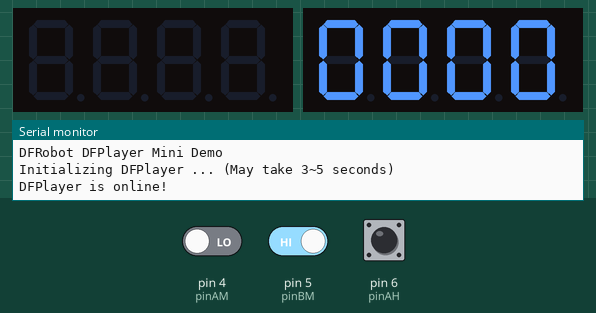
Bench run of a sketch on a simulated Arduino Uno, built with avr-gcc and run on an emulated ATmega328P. Parts: 2 × 4-digit seven-segment display, the last lines printed to the serial monitor. Inputs (shaded band) come from the test bench; at power-on: pin 5 (pinBM) HIGH, pin 4 (pinAM) LOW, pin 6 (pinAH) HIGH. The local clock reads 2024-03-15 10:24:30 at power-on unless the sketch sets it.

Above: at 0.1 s.
At 5.6 s:
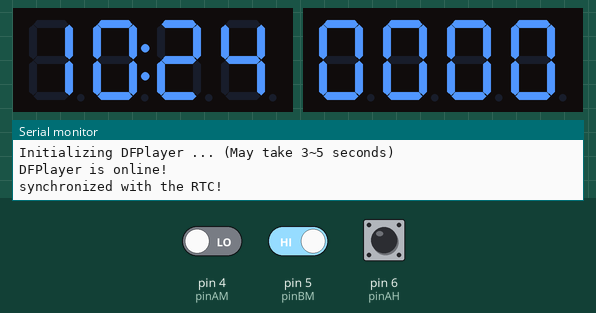
5.7 s: pin 5 (pinBM) driven LOW
At 6.1 s:
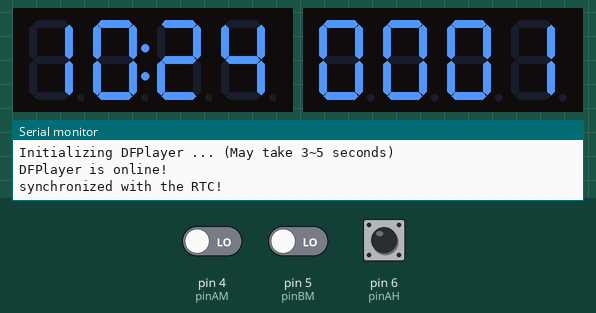
Timing chart, 0 to 8.7 s (numbered marks = the images above; inputs shaded):
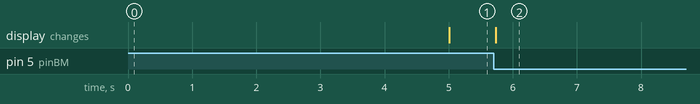

Measured:
- after the input at 5.7 s, the display: changes at once (image 2)

The sketch:

Arduino_Alarm_Clock.ino
```cpp
#include <TimeLib.h>
#include <DS3232RTC.h>
#include <Wire.h>
#include <Timezone.h>
#include <TM1637Display.h>
#include <Adafruit_LEDBackpack.h>
#include <SoftwareSerial.h>


TimeChangeRule myDST = {"MESZ", Last, Sun, Mar, 2, +120};
TimeChangeRule mySDT = {"MEZ", Last, Sun, Oct, 3, +60};
Timezone DE(myDST, mySDT);


TimeChangeRule *tcr;
time_t utc, local;

#define TM_CLK 2
#define TM_DIO 3

int pinAM = 4;
int pinBM = 5;
int pinBMLast;
int pinBMval;

int pinAH = 6;
int pinBH = 7;
int pinAHLast;
int pinAHval;

int ahour;
int amin;

unsigned long alarmMillis;
unsigned long actualAlarmMillis = 0;
unsigned long oldMillis;

int i = 0;

uint16_t dfCMD[10] {0x7E, 0xFF, 0x06, 0x00, 0x00, 0x00, 0x00, 0x00, 0x00, 0xEF};

//initialize the DFPlayer (10 RX, 11 TX)
SoftwareSerial dfPlayer(10, 11);

//initialize the alarm display
TM1637Display alarmDisplay(TM_CLK, TM_DIO);

//initilize a variable for the clock display
Adafruit_7segment clockDisplay = Adafruit_7segment();

void setup() {

  Serial.begin(9600);
  Serial.setTimeout(0);

  //initilize the DFPlayer
  dfPlayer.begin(9600);

  Serial.println();
  Serial.println(F("DFRobot DFPlayer Mini Demo"));
  Serial.println(F("Initializing DFPlayer ... (May take 3~5 seconds)"));

  if (dfPlayer.isListening())
    Serial.println("DFPlayer is online!");

  //initilize the clock display
  clockDisplay.begin(0x70);

  //set to max brightness
  alarmDisplay.setBrightness(5, true);
  clockDisplay.setBrightness(16);

  //set the pin configuration of the rotary encoder
  pinMode(pinAM, INPUT);
  pinMode(pinBM, INPUT);
  pinMode(pinAH, INPUT);
  pinMode(pinBH, INPUT);
  pinBMLast = digitalRead(pinBM);
  pinAHLast = digitalRead(pinAH);

  //Sync the internal clock
  setSyncProvider(RTC.get);
  setSyncInterval(3600); //sync every hour
  if (timeStatus() != timeSet)
    Serial.println("unable to sync with the RTC!");
  else
    Serial.println("synchronized with the RTC!");

  displayPrintAlarm();

  DFsendCommand(0x09, 0x00, 0x02);
  DFsendCommand(0x06, 0x00, 0x12);
  DFsendCommand(0x07, 0x00, 0x00);
  DFsendCommand(0x0D, 0x00, 0x00);
}

void loop() {

  if (Serial.available()) {
    //input the Alarm-Time (Serial)
    String serialString = Serial.readString();
    processSyncMessage(serialString);
  }

  pinBMval = digitalRead(pinBM);
  if (pinBMval != pinBMLast) { //the encoder is rotating
    if (digitalRead(pinAM) == pinBMval)//clockwise, because A changed first
      amin++;
    else
      amin--;
    pinBMLast = pinBMval;
    alarmMillis = millis();
    //print ALARM time (Display)
    displayPrintAlarm();
  }

  pinAHval = digitalRead(pinAH);
  if (pinAHval != pinAHLast) {
    //the encoder is rotating
    if (digitalRead(pinBH) != pinAHval) {
      //clockwise, because A changed first
      i++;
    }
    else {
      //counter clockwise, because B changed first
      i--;
    }
    pinAHLast = pinAHval;
    alarmMillis = millis();

    if (i%2 == 0) {
      ahour = ahour + (i/2);
      i = 0;
    }
    //print ALARM time (Display)
    displayPrintAlarm();
  }

  if ((millis() - oldMillis) >= 5000) {
    utc = now();
    local = DE.toLocal(utc, &tcr);
    //print clock time (Display)
    clockDisplayPrint();
    if ((millis() - actualAlarmMillis) >= 60000)
      testAlarm();
    oldMillis = millis();

    DFsendCommand(0x0D, 0x00, 0x00);
  }
}

//display the time!
void clockDisplayPrint() {
  //make out of hours and minutes one variable
  int timeValue = hour(local)*100 + minute(local);
  //display the given time with dots
  clockDisplay.print(timeValue, DEC);
  //print zeros when given hour is <10 || <1
  if (timeValue <= 1000)
    clockDisplay.writeDigitNum(0, 0);
  if (timeValue <= 100)
    clockDisplay.writeDigitNum(1, 0);
  clockDisplay.drawColon(true);
  clockDisplay.writeDisplay();
}


/*  code to process time sync messages from the serial port   */
#define TIME_HEADER  'T'   // Header tag for serial time sync message

void processSyncMessage(String serialString) {
  unsigned long pctime;

  if (serialString[0] == TIME_HEADER) {
     serialString.remove(0, 1);
     pctime = serialString.toInt();
     //Serial.println(pctime);
     RTC.set(pctime);
     setTime(pctime);
     Serial.println("Time Set!");
  }
}

void alarmConversion() {
  if (ahour >= 24)
    ahour = 0;
  if (ahour <= -1)
    ahour = 23;

  if (amin >= 60) {
    amin = 0;
    ahour++;
  }
  if (amin <= -1) {
    amin = 59;
    ahour--;
  }
}

//check if the alarm should ring
void testAlarm() {
  //Serial.println("Check for Alarm");
  if (ahour == hour(local) && amin == minute(local) && (millis() - alarmMillis) >= 5000) {
    Serial.println("ALARM!");
    actualAlarmMillis = millis();
  }
}

//display the alarm time
void displayPrintAlarm() {
  alarmConversion();
  alarmDisplay.showNumberDecEx(ahour, 0x10, true, 2, 0); //show alarm hours with dot on the alarm display
  alarmDisplay.showNumberDecEx(amin, 0x10, true, 2, 2); //show alarm minutes with dot on the alarm display
}

//calculate the checksum
void DFchecksum() {
  uint16_t sum = 0;
  for (int j = 1; j <= 6; j++) {
    sum += dfCMD[j];
    //Serial.println(dfCMD[j]);
  }
  //Serial.print("vorher: ");
  //Serial.println(sum);
  sum = (0-sum);

  //Serial.println();
  //Serial.println(sum);
  dfCMD[7] = (uint8_t) (sum >> 8);
  dfCMD[8] = (uint8_t) (sum);
  //Serial.println(dfCMD[7]);
  //Serial.println(dfCMD[8]);
}

void DFsendCommand(int cmd, int para1, int para2) {
  dfCMD[3] = cmd;
  dfCMD[5] = para1;
  dfCMD[6] = para2;
  DFchecksum();
}
```
